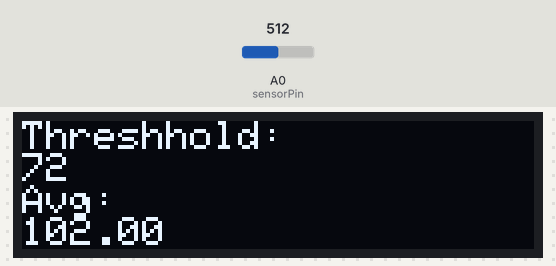
This sketch was run on a simulated Arduino Uno, built with avr-gcc and run on an emulated ATmega328P. Shown: 128×32 one-colour display. The test bench sets the inputs (shaded band); at power-on: A0 (sensorPin) = 512. What the sketch prints to the serial monitor is not drawn.

Above: at 0.1 s.

The sketch:

DC-Speedometer-With-Screen.ino
```cpp
#include <SPI.h>
#include <Wire.h>
#include <Adafruit_GFX.h>
#include <Adafruit_SSD1306.h>
//SCREEN
#define SCREEN_WIDTH 128 // OLED display width, in pixels
#define SCREEN_HEIGHT 32 // OLED display height, in pixels

// Declaration for an SSD1306 display connected to I2C (SDA, SCL pins)
// The pins for I2C are defined by the Wire-library.
// On an arduino UNO:       A4(SDA), A5(SCL)
// On an arduino MEGA 2560: 20(SDA), 21(SCL)
// On an arduino LEONARDO:   2(SDA),  3(SCL), ...
#define OLED_RESET     4 // Reset pin # (or -1 if sharing Arduino reset pin)
#define SCREEN_ADDRESS 0x3C ///< See datasheet for Address; 0x3D for 128x64, 0x3C for 128x32
Adafruit_SSD1306 display(SCREEN_WIDTH, SCREEN_HEIGHT, &Wire, OLED_RESET);

//IR
float distanceMM = 33.10;
float distance = (distanceMM / 25.4 / 12 / 5280 );
float conversionFactor = distance * 1000 * 60 * 60 * 87;
int sensorPin = A0;    // select the input pin for the potentiometer
int ledPin = 13;      // select the pin for the LED
int sensorValue = 0;  // variable to store the value coming from the sensor
int valuesLength = 5;
int values[5];
int index = 0;
unsigned long startTime = 0;
int threshhold = 165;

void setup() {
  Serial.begin(115200);
  // declare the ledPin as an OUTPUT:
  // SSD1306_SWITCHCAPVCC = generate display voltage from 3.3V internally
  if(!display.begin(SSD1306_SWITCHCAPVCC, SCREEN_ADDRESS)) {
    Serial.println(F("SSD1306 allocation failed"));
    for(;;); // Don't proceed, loop forever
  }

  // Clear the buffer
  display.clearDisplay();
  display.display();

  for(index=0;index < valuesLength; index++) {
    values[index] = analogRead(sensorPin);
  }
  index = 0;
  threshhold = avg(values,valuesLength) - 30;
  Serial.print("Avg: ");
  Serial.println(avg(values,valuesLength));
  Serial.print("Threshold: ");
  Serial.println(threshhold);

  display.clearDisplay();

  display.setTextSize(1);      // Normal 1:1 pixel scale
  display.setTextColor(SSD1306_WHITE); // Draw white text
  display.setCursor(0, 0);     // Start at top-left corner
  display.cp437(true);         // Use full 256 char 'Code Page 437' font

  display.println("Threshhold:");
  display.println(threshhold);
  display.println("Avg:");
  display.println(avg(values,valuesLength));
  display.display();

}

void loop() {
  // read the value from the sensor:
  values[index] = analogRead(sensorPin);
  float  average = avg(values,valuesLength);
  //Serial.println(average);
  if( average < threshhold ) {
    if( startTime == 0 ) {
      startTime = millis();
    }
  } else {
    //This only runs once after the detection has completed.
    if( startTime > 0 ) {
      unsigned long duration = millis() - startTime;
//      Serial.print("Duration: ");
//      Serial.println(duration);
//      Serial.print("Speed: ");
//      Serial.print( conversionFactor / duration );
//      Serial.println("mph (Scale)");

      display.clearDisplay();
      display.setCursor(0, 0);     // Start at top-left corner

      display.println("Speed (scale mph):");
      display.println(conversionFactor / duration);
      display.println("duration:");
      display.println(duration);
      display.display();

      startTime = 0;
    }
  }
  //Set the index to the next slot to store the index value. Modulus division wraps the counter back to the beginning.
  index = (index++)%valuesLength;
}

float avg(int values[], int length){
  float total = 0;
  for(int i=0; i < length; i++ ) {
    total += values[i]/length;
  }
  return total/length;
}
```
